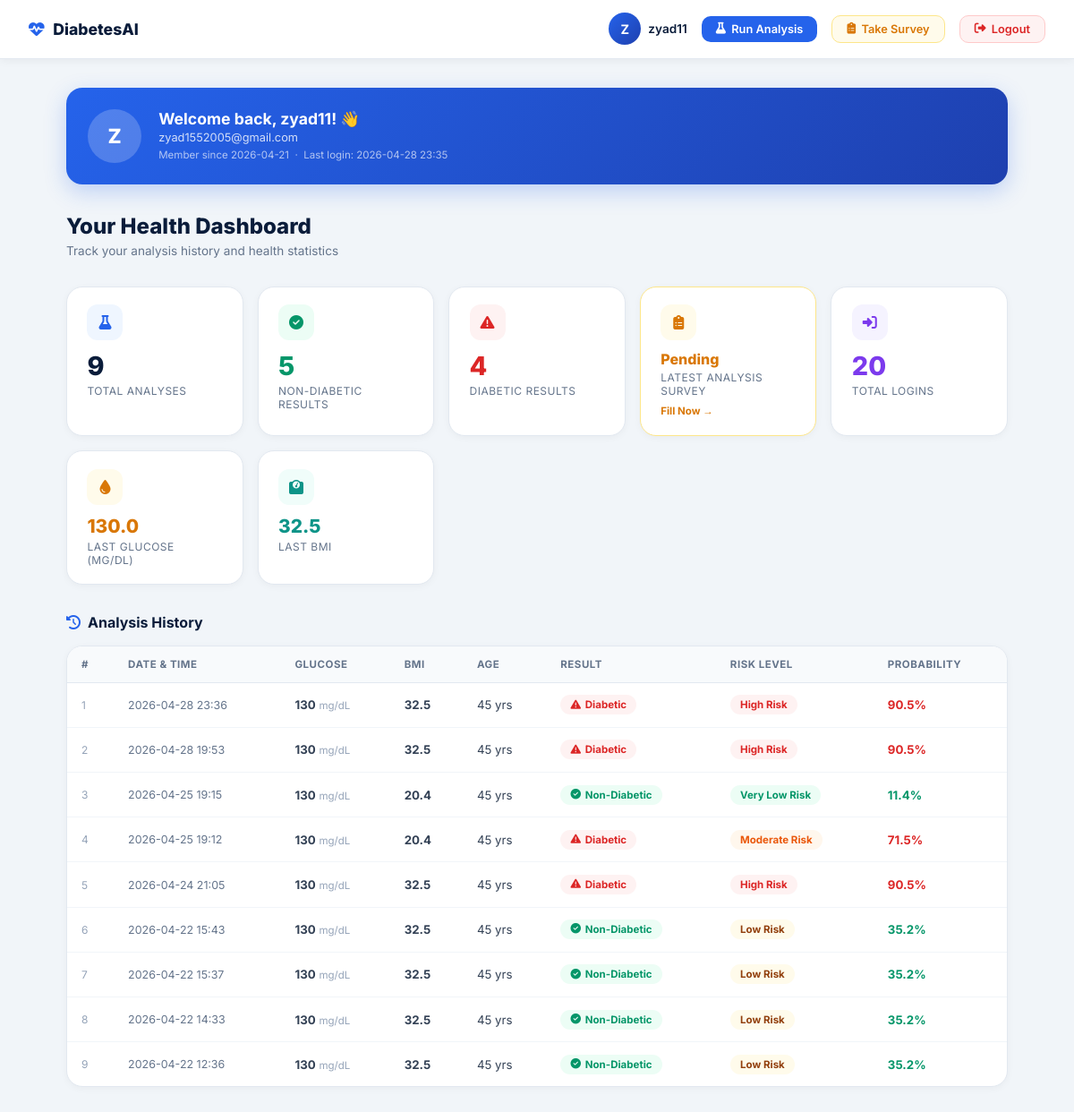
The page /dashboard (signed in) on the database as committed earlier.
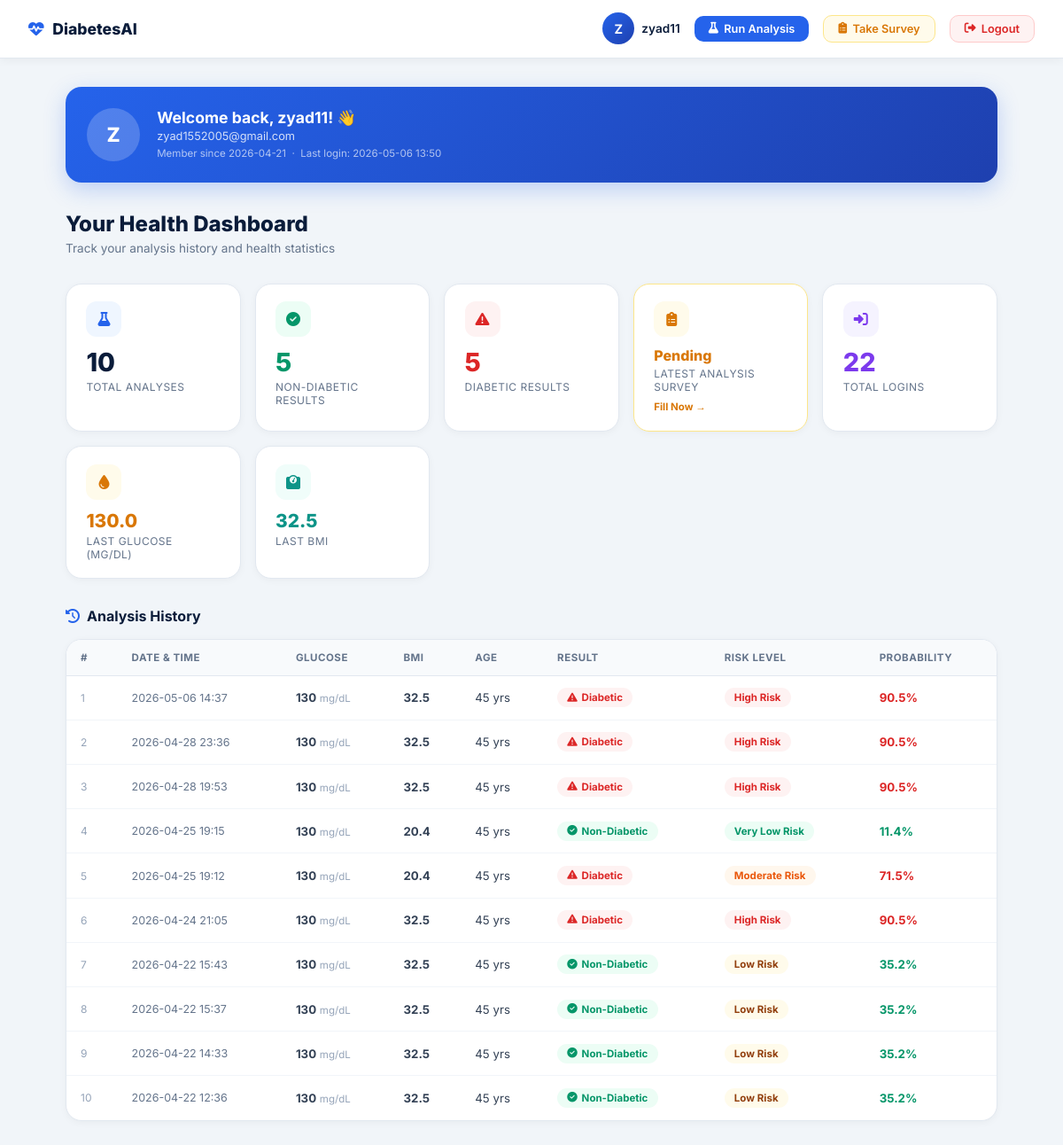
The same page on the database as committed later.
### tables this page shows
CREATE TABLE users (
        id           INTEGER PRIMARY KEY AUTOINCREMENT,
        username     TEXT    UNIQUE NOT NULL,
        email        TEXT    UNIQUE NOT NULL,
        password     TEXT    NOT NULL,
        created_at   TEXT    NOT NULL,
        last_login   TEXT
    , survey_done INTEGER DEFAULT 0, first_survey_reminder_shown INTEGER DEFAULT 0);

CREATE TABLE predictions (
        id            INTEGER PRIMARY KEY AUTOINCREMENT,
        user_id       INTEGER NOT NULL,
        pregnancies   REAL,
        glucose       REAL,
        blood_pressure REAL,
        skin_thickness REAL,
        insulin       REAL,
        bmi           REAL,
        dpf           REAL,
        age           REAL,
        result        TEXT    NOT NULL,
        probability   REAL    NOT NULL,
        risk_level    TEXT    NOT NULL,
        bmi_category  TEXT,
        glucose_status TEXT,
        created_at    TEXT    NOT NULL,
        FOREIGN KEY(user_id) REFERENCES users(id)
    );

### app.py (the view)
@app.route('/dashboard')
def dashboard():
    user = current_user()
    if not user:
        return redirect('/login')
    conn = get_db()
    preds = conn.execute(
        'SELECT * FROM predictions WHERE user_id=? ORDER BY created_at DESC',
        (user['id'],)).fetchall()
    latest_prediction_id = preds[0]['id'] if len(preds) > 0 else None
    can_take_survey = False
    if latest_prediction_id:
        latest_survey = conn.execute(
            'SELECT id FROM surveys WHERE user_id=? AND prediction_id=?',
            (user['id'], latest_prediction_id)).fetchone()
        can_take_survey = latest_survey is None
    first_survey_reminder = False
    reminder_already_shown = bool(user['first_survey_reminder_shown']) if 'first_survey_reminder_shown' in user.keys() else False
    if len(preds) == 1 and can_take_survey and not reminder_already_shown:
        first_survey_reminder = True
        conn.execute('UPDATE users SET first_survey_reminder_shown=1 WHERE id=?', (user['id'],))
    total_logins = conn.execute(
        'SELECT COUNT(*) as c FROM login_logs WHERE user_id=?',(user['id'],)).fetchone()['c']
    survey_count = conn.execute(
        'SELECT COUNT(*) as c FROM surveys WHERE user_id=?', (user['id'],)).fetchone()['c']
    if latest_prediction_id:
        conn.execute(
            'UPDATE users SET survey_done=? WHERE id=?',
            (0 if can_take_survey else 1, user['id'])
        )
    conn.commit()
    conn.close()
    predictions = [dict(p) for p in preds]
    return render_template('dashboard.html',
        user=dict(user),
        predictions=predictions,
        total_logins=total_logins,
        can_take_survey=can_take_survey,
        survey_count=survey_count,
        first_survey_reminder=first_survey_reminder)

### app.py (called while the page is built)
def get_db():
    conn = sqlite3.connect(DB_PATH)
    conn.row_factory = sqlite3.Row
    return conn

def current_user():
    if 'user_id' not in session:
        return None
    conn = get_db()
    user = conn.execute('SELECT * FROM users WHERE id=?', (session['user_id'],)).fetchone()
    conn.close()
    return user

### templates/dashboard.html (shortened to what this page needs)
<!DOCTYPE html>
<html lang="en">
<head>
    <link rel="stylesheet" href="https://cdnjs.cloudflare.com/ajax/libs/font-awesome/6.5.1/css/all.min.css">
</head>
<body>
<nav>
    <a class="nav-logo" href="/">
        <i class="fas fa-heartbeat"></i> DiabetesAI
    </a>
    <div class="nav-right">
        <div class="nav-user">
            <div class="avatar">{{ user.username[0].upper() }}</div>
            <span>{{ user.username }}</span>
        </div>
        <a class="btn-home" href="/"><i class="fas fa-flask"></i> Run Analysis</a>
        <a href="{% if can_take_survey %}/survey{% else %}/dashboard?survey=done{% endif %}" style="display:flex;align-items:center;gap:0.4rem;
            padding:0.45rem 1rem;
            {% if not can_take_survey %}background:#ecfdf5;color:#059669;border:1px solid #bbf7d0;
            {% else %}background:#fffbeb;color:#d97706;border:1px solid #fde68a;{% endif %}
            border-radius:10px;font-size:0.8rem;font-weight:600;text-decoration:none;transition:all 0.2s;">
            {% if not can_take_survey %}
                <i class="fas fa-check-circle"></i> Survey Done
            {% else %}
                <i class="fas fa-clipboard-list"></i> Take Survey
            {% endif %}
        </a>
        <a class="btn-logout" href="/logout"><i class="fas fa-sign-out-alt"></i> Logout</a>
    </div>
</nav>
<div class="container">
    <div class="profile-card">
        <div class="profile-avatar">{{ user.username[0].upper() }}</div>
        <div class="profile-info">
            <h2>Welcome back, {{ user.username }}! 👋</h2>
            <p>{{ user.email }}</p>
            <small>
                Member since {{ user.created_at[:10] }}
                {% if user.last_login %}
                  &nbsp;·&nbsp; Last login: {{ user.last_login[:16].replace('T',' ') }}
                {% endif %}
            </small>
        </div>
    </div>
    <div class="page-title">Your Health Dashboard</div>
    <div class="page-sub">Track your analysis history and health statistics</div>
    {% set total = predictions|length %}
    {% set diabetic_count = predictions|selectattr('result','equalto','DIABETIC')|list|length %}
    {% set healthy_count  = total - diabetic_count %}
    <div class="stats-grid">
        <div class="stat-card">
            <div class="stat-icon" style="background:#eff6ff;">
                <i class="fas fa-flask" style="color:var(--primary);"></i>
            </div>
            <div class="stat-value">{{ total }}</div>
            <div class="stat-label">Total Analyses</div>
        </div>
        <div class="stat-card">
            <div class="stat-icon" style="background:#ecfdf5;">
                <i class="fas fa-check-circle" style="color:var(--green);"></i>
            </div>
            <div class="stat-value" style="color:var(--green);">{{ healthy_count }}</div>
            <div class="stat-label">Non-Diabetic Results</div>
        </div>
        <div class="stat-card">
            <div class="stat-icon" style="background:#fef2f2;">
                <i class="fas fa-exclamation-triangle" style="color:var(--red);"></i>
            </div>
            <div class="stat-value" style="color:var(--red);">{{ diabetic_count }}</div>
            <div class="stat-label">Diabetic Results</div>
        </div>
        <div class="stat-card" style="{% if can_take_survey %}border:1.5px solid #fde68a;{% else %}border:1.5px solid #bbf7d0;{% endif %}">
            <div class="stat-icon" style="background:{% if can_take_survey %}#fffbeb{% else %}#ecfdf5{% endif %};">
                <i class="fas fa-clipboard-list" style="color:{% if can_take_survey %}#d97706{% else %}var(--green){% endif %};"></i>
            </div>
            {% if can_take_survey %}
                <div class="stat-value" style="color:#d97706;font-size:1rem;margin-top:0.3rem;">Pending</div>
                <div class="stat-label">Latest Analysis Survey</div>
                <a href="/survey" style="display:inline-flex;align-items:center;gap:0.3rem;
                    margin-top:0.5rem;font-size:0.72rem;font-weight:700;
                    color:#d97706;text-decoration:none;">
                    Fill Now →
                </a>
            {% else %}
                <div class="stat-value" style="color:var(--green);font-size:1.3rem;">✓ Done</div>
                <div class="stat-label">Latest Analysis Survey</div>
            {% endif %}
        </div>
        <div class="stat-card">
            <div class="stat-icon" style="background:#f5f3ff;">
                <i class="fas fa-sign-in-alt" style="color:var(--purple);"></i>
            </div>
            <div class="stat-value" style="color:var(--purple);">{{ total_logins }}</div>
            <div class="stat-label">Total Logins</div>
        </div>
        {% if total > 0 %}
        <div class="stat-card">
            <div class="stat-icon" style="background:#fffbeb;">
                <i class="fas fa-tint" style="color:#d97706;"></i>
            </div>
            <div class="stat-value" style="color:#d97706;font-size:1.3rem;">
                {{ "%.1f"|format(predictions[0].glucose) }}
            </div>
            <div class="stat-label">Last Glucose (mg/dL)</div>
        </div>
        <div class="stat-card">
            <div class="stat-icon" style="background:#f0fdfa;">
                <i class="fas fa-weight" style="color:#0d9488;"></i>
            </div>
            <div class="stat-value" style="color:#0d9488;font-size:1.3rem;">
                {{ "%.1f"|format(predictions[0].bmi) }}
            </div>
            <div class="stat-label">Last BMI</div>
        </div>
        {% endif %}
    </div>
    <div class="section-title">
        <i class="fas fa-history" style="color:var(--primary);"></i>
        Analysis History
    </div>
    <div class="history-card">
        {% if predictions %}
        <table class="history-table">
            <thead>
                <tr>
                    <th>#</th>
                    <th>Date & Time</th>
                    <th>Glucose</th>
                    <th>BMI</th>
                    <th>Age</th>
                    <th>Result</th>
                    <th>Risk Level</th>
                    <th>Probability</th>
                </tr>
            </thead>
            <tbody>
                {% for p in predictions %}
                <tr>
                    <td style="color:#94a3b8;font-size:0.75rem;">{{ loop.index }}</td>
                    <td style="white-space:nowrap;color:#64748b;font-size:0.78rem;">
                        {{ p.created_at[:16].replace('T', ' ') }}
                    </td>
                    <td><strong>{{ "%.0f"|format(p.glucose) }}</strong> <span style="color:#94a3b8;font-size:0.72rem;">mg/dL</span></td>
                    <td><strong>{{ "%.1f"|format(p.bmi) }}</strong></td>
                    <td>{{ p.age|int }} yrs</td>
                    <td>
                        {% if p.result == 'DIABETIC' %}
                            <span class="badge badge-red"><i class="fas fa-exclamation-triangle"></i> Diabetic</span>
                        {% else %}
                            <span class="badge badge-green"><i class="fas fa-check-circle"></i> Non-Diabetic</span>
                        {% endif %}
                    </td>
                    <td>
                        {% if 'High' in p.risk_level %}
                            <span class="badge badge-red">{{ p.risk_level }}</span>
                        {% elif 'Moderate' in p.risk_level %}
                            <span class="badge badge-orange">{{ p.risk_level }}</span>
                        {% elif 'Low Risk' == p.risk_level %}
                            <span class="badge badge-yellow">{{ p.risk_level }}</span>
                        {% else %}
                            <span class="badge badge-green">{{ p.risk_level }}</span>
                        {% endif %}
                    </td>
                    <td>
                        <strong style="color:{% if p.probability >= 70 %}var(--red){% elif p.probability >= 40 %}var(--orange){% else %}var(--green){% endif %};">
                            {{ "%.1f"|format(p.probability) }}%
                        </strong>
                    </td>
                </tr>
                {% endfor %}
            </tbody>
        </table>
        {% endif %}
    </div>
</div>
</body>
</html>

### templates/dashboard.html (style rules this page uses)
:root { --primary:#2563eb; --primary-dark:#1e40af; --green:#059669; --red:#dc2626; --orange:#ea580c; --purple:#7c3aed; --bg:#f1f5f9; --white:#fff; --text:#334155; --heading:#0a1c3a; --border:#e2e8f0; }
* { margin:0; padding:0; box-sizing:border-box; }
body { font-family:'Inter',sans-serif; background:var(--bg); color:var(--text); min-height:100vh; }
nav { background:var(--white); border-bottom:1px solid var(--border); padding:0.9rem 2rem; display:flex; align-items:center; justify-content:space-between; position:sticky; top:0; z-index:100; box-shadow:0 2px 10px rgba(0,0,0,0.05); }
.nav-logo { display:flex; align-items:center; gap:0.6rem; font-weight:800; font-size:1.1rem; color:var(--heading); text-decoration:none; }
.nav-logo i { color:var(--primary); }
.nav-right { display:flex; align-items:center; gap:1rem; }
.nav-user { display:flex; align-items:center; gap:0.5rem; font-size:0.85rem; font-weight:600; color:var(--heading); }
.avatar { width:36px; height:36px; border-radius:50%; background:linear-gradient(135deg,var(--primary),var(--primary-dark)); display:flex; align-items:center; justify-content:center; color:#fff; font-weight:700; font-size:0.9rem; }
.btn-logout { padding:0.45rem 1rem; background:#fef2f2; color:var(--red); border:1px solid #fecaca; border-radius:10px; font-size:0.8rem; font-weight:600; cursor:pointer; text-decoration:none; display:flex; align-items:center; gap:0.4rem; transition:all 0.2s; }
.btn-home { padding:0.45rem 1rem; background:var(--primary); color:#fff; border-radius:10px; font-size:0.8rem; font-weight:600; text-decoration:none; display:flex; align-items:center; gap:0.4rem; transition:all 0.2s; }
.container { max-width:1100px; margin:0 auto; padding:2rem 1.5rem; }
.page-title { font-size:1.5rem; font-weight:800; color:var(--heading); margin-bottom:0.3rem; }
.page-sub { font-size:0.85rem; color:#64748b; margin-bottom:2rem; }
.stats-grid { display:grid; grid-template-columns:repeat(auto-fit,minmax(180px,1fr)); gap:1rem; margin-bottom:2rem; }
.stat-card { background:var(--white); border-radius:18px; padding:1.2rem 1.4rem; border:1px solid var(--border); box-shadow:0 2px 8px rgba(0,0,0,0.04); }
.stat-icon { width:40px; height:40px; border-radius:12px; display:flex; align-items:center; justify-content:center; margin-bottom:0.7rem; }
.stat-value { font-size:1.8rem; font-weight:800; color:var(--heading); }
.stat-label { font-size:0.75rem; color:#64748b; text-transform:uppercase; letter-spacing:0.5px; margin-top:0.2rem; }
.section-title { font-size:1rem; font-weight:700; color:var(--heading); margin-bottom:1rem; display:flex; align-items:center; gap:0.5rem; }
.history-card { background:var(--white); border-radius:18px; border:1px solid var(--border); overflow:hidden; box-shadow:0 2px 8px rgba(0,0,0,0.04); }
.history-table { width:100%; border-collapse:collapse; }
.history-table th { background:#f8fafc; font-size:0.72rem; font-weight:700; text-transform:uppercase; letter-spacing:0.5px; color:#64748b; padding:0.8rem 1rem; text-align:left; border-bottom:1px solid var(--border); }
.history-table td { padding:0.85rem 1rem; font-size:0.83rem; border-bottom:1px solid #f1f5f9; vertical-align:middle; }
.history-table tr:last-child td { border-bottom:none; }
.badge { padding:0.25rem 0.7rem; border-radius:50px; font-size:0.72rem; font-weight:700; display:inline-flex; align-items:center; gap:0.3rem; }
.badge-red { background:#fef2f2; color:var(--red); }
.badge-green { background:#ecfdf5; color:var(--green); }
.badge-orange { background:#fff7ed; color:var(--orange); }
.badge-yellow { background:#fffbeb; color:#92400e; }
.profile-card { background:linear-gradient(135deg,var(--primary),var(--primary-dark)); border-radius:18px; padding:1.5rem; color:#fff; margin-bottom:2rem; display:flex; align-items:center; gap:1.2rem; box-shadow:0 8px 25px rgba(37,99,235,0.25); }
.profile-avatar { width:60px; height:60px; border-radius:50%; background:rgba(255,255,255,0.2); display:flex; align-items:center; justify-content:center; font-size:1.4rem; font-weight:800; color:#fff; flex-shrink:0; }
.profile-info h2 { font-size:1.1rem; font-weight:700; }
.profile-info p { font-size:0.8rem; opacity:0.8; margin-top:0.2rem; }
.profile-info small { font-size:0.72rem; opacity:0.65; }

Rows that differ between the two databases and show on the page:
changed users "zyad11": last_login "2026-04-28 23:35" → "2026-05-06 13:50"
added predictions: glucose "130.0", bmi "32.5", created_at "2026-05-06 14:37", glucose "130", age "45", result "DIABETIC" (drawn), risk_level "High Risk", probability "90.5"
Other text that changed with them:
{{ total }}: "9" → "10"
{{ diabetic_count }}: "4" → "5"
{{ total_logins }}: "20" → "22"
